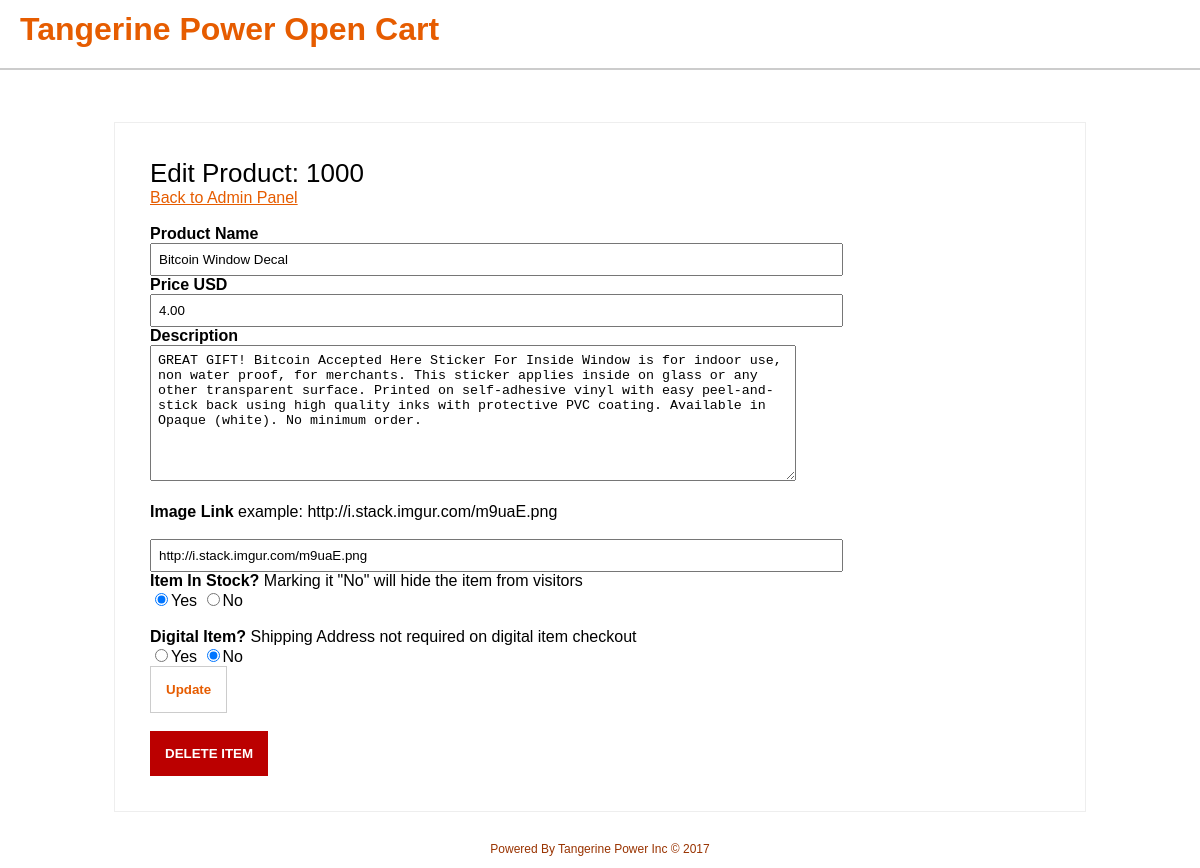
Screenshot of /product.php?item=1000 (signed in) with the database file from the repository.
### tables this page shows
CREATE TABLE IF NOT EXISTS `products` (
  `id` int(50) NOT NULL AUTO_INCREMENT,
  `name` varchar(200) NOT NULL,
  `price` decimal(11,2) NOT NULL,
  `image` varchar(300) NOT NULL,
  `in_stock` int(1) NOT NULL DEFAULT '1',
  `isdigital` int(1) NOT NULL DEFAULT '0',
  `description` mediumtext NOT NULL,
  PRIMARY KEY (`id`)
);

### config.php (called while the page is built, shortened)
<?php
$storeName = "Tangerine Power Open Cart";
?>

### product.php (the view, shortened to what this page needs)
<?php
require_once('config.php');
$product = $_GET['item'];
$queryItem = "SELECT * FROM products WHERE id = '$product'";
$doItem = mysqli_query($conn, $queryItem) or die(mysqli_error($conn));
$fetchItem = mysqli_fetch_assoc($doItem);
$iname = $fetchItem['name'];
$iprice = $fetchItem['price'];
$idesc = $fetchItem['description'];
$iimage = $fetchItem['image'];
$istock = $fetchItem['in_stock'];
$idigital = $fetchItem['isdigital'];
?>
<!DOCTYPE html>
<html>
<head>
<link rel="stylesheet" type="text/css" href="style.css">
</head>
<body>
<h1><?php echo $storeName; ?></h1>
<div id="viewCart">
  <span id="viewTitle">Edit Product: <?php echo $product; ?></span><a href="admin.php">Back to Admin Panel</a><br><br>
    <b>Product Name</b><br>
	  <form method="post">
	  <input type="text" class="text" name="pname" value="<?php echo $iname; ?>"><br>
	  <b>Price USD</b><br>
	  <input type="text" class="text" name="price" value="<?php echo $iprice; ?>"><br>
	  <b>Description</b><br>
	  <textarea class="inputArea" name="description"><?php echo $idesc; ?></textarea><br><br>
	  <b>Image Link</b> example: http://i.stack.imgur.com/m9uaE.png<br><br>
	  <input type="url" class="text" name="image" value="<?php echo $iimage; ?>"><br>
	  <b>Item In Stock?</b> Marking it "No" will hide the item from visitors<br>
	  <input type="radio" name="stock" <?php if(isset($istock) && $istock == "1"){ echo "checked"; } ?> value="1">Yes
	  <input type="radio" name="stock" <?php if(isset($istock) && $istock == "0"){ echo "checked"; } ?> value="0">No <br><br>
      <b>Digital Item?</b> Shipping Address not required on digital item checkout<br>
	  <input type="radio" name="digital" <?php if(isset($idigital) && $idigital == "1"){ echo "checked"; } ?> value="1">Yes
	  <input type="radio" name="digital" <?php if(isset($idigital) && $idigital == "0"){ echo "checked"; } ?> value="0">No <br>
	  <input type="submit" id="add" name="update" value="Update">
	  </form>
  <br>
        <form method="post">
        <input type="submit" value="DELETE ITEM" class="dangerbtn" name="delete" onclick="return confirm('Are you sure?');">
        </form>
</div>
<br>
    <?php include('footer.php'); ?>
</body>
</html>

### style.css (style rules this page uses)
html, body { margin: 0; padding: 0; font-family: "Calibri", Arial, sans-serif; }
a { color: #e65c00; }
h1 { font-family: "Calibri", Arial, sans-serif; background-color: #fff; color: #e65c00; padding: 20px; border-bottom: 2px solid #ccc; position: relative; top: -30px; }
#viewCart { position: relative; margin-left: auto; margin-right: auto; border: 1px solid #eee; padding: 35px; width: 75%; }
#viewCart input.text { width: 75%; padding: 7px; }
#viewTitle { font-size: 26px; color: #000; display: block; }
.inputArea { height: 120px; width: 70%; padding: 7px; }
#add { position: relative; padding: 15px; background-color: #fff; border: 1px solid #ccc; color: #e65c00; font-weight: bold; }
.dangerbtn { background-color: #bb0000; color: #fff; font-weight: bold; padding: 15px; border: none; }

### rows the page displays
products: pname "Bitcoin Window Decal", price "4.00", description "GREAT GIFT! Bitcoin Accepted Here Sticker For Inside Window is for indoor use, non water proof, for merchants. This sticker applies inside on glass or any other transparent surface. Printed on self-adhesive vinyl with easy peel-and-stick back using high quality inks with protective PVC coating. Available in Opaque (white). No minimum order.", image "http://i.stack.imgur.com/m9uaE.png", in_stock "☑", isdigital "☑"

### other values shown
$storeName "Tangerine Power Open Cart"
$product "1000"
